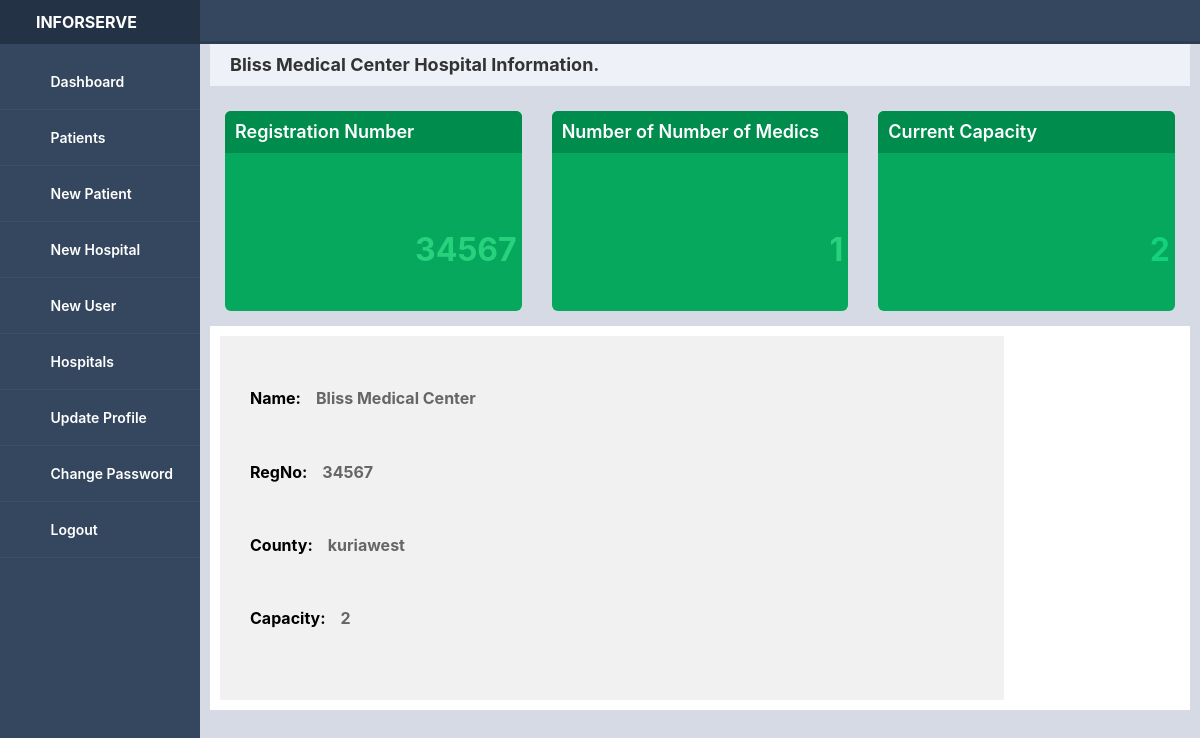
The app's page /single-hospital.php?hospital_id=2 (signed in) with its own data.
### tables this page shows
CREATE TABLE `hospitals` (
  `id` bigint(20) UNSIGNED NOT NULL,
  `hospital_name` varchar(255) NOT NULL,
  `reg_number` int(11) NOT NULL,
  `subcounty` varchar(255) NOT NULL,
  `created_at` varchar(50) DEFAULT NULL
);

### single-hospital.php (the view, shortened to what this page needs)
<?php
include('includes/dbconnection.php');
if (strlen($_SESSION['sessionid']==0))
{
    header('location:logout.php');
}
else
{
    $hospital_id = $_GET['hospital_id'];
    $query = "SELECT * FROM hospitals WHERE id ='$hospital_id'";
    $result = mysqli_query($con,$query);
    while($row = mysqli_fetch_assoc($result)){
        $name = $row['hospital_name'];
        $regNo = $row['reg_number'];
        $county = $row['subcounty'];
    }
    $patientsquery = "SELECT COUNT(*) FROM patients WHERE hospital_id = $hospital_id";
	$patientsresult = mysqli_query($con,$patientsquery);
    $patientsCount = mysqli_fetch_array($patientsresult)[0];
    $usersquery = "SELECT COUNT(*) FROM tbluser WHERE hospital_id = $hospital_id";
	$usersresult = mysqli_query($con,$usersquery);
	$usersCount = mysqli_fetch_array($usersresult)[0];
    ?>
        <?php include 'includes/header.php';?>
        <div class="main-content">
            <div class="title">
                <?php echo  $name ?> Hospital Information.
            </div>
            <div class="main">
            <div class="widget" style="background-color:    #05A85C">
					<div class="title" style="background-color: #008C4D; color: #fff">Registration  Number</div>
					<i class="fa fa-users fa-5x" style="color: #49DE94"></i>
					<h1 style="margin-left:50%;   bottom: 50px; right: 5px; color:#28D17C;"><?php echo $regNo; ?></h1>
				</div> <div class="widget" style="background-color:    #05A85C">
					<div class="title" style="background-color: #008C4D; color: #fff">Number of Number of Medics</div>
					<i class="fa fa-users fa-5x" style="color: #49DE94"></i>
					<h1 style="margin-left:50%;   bottom: 50px; right: 5px; color:#28D17C;"><?php echo $usersCount; ?></h1>
				</div><div class="widget" style="background-color:    #05A85C">
					<div class="title" style="background-color: #008C4D; color: #fff">Current Capacity</div>
					<i class="fa fa-users fa-5x" style="color: #49DE94"></i>
					<h1 style="margin-left:50%;   bottom: 50px; right: 5px; color:#14D17C;"><?php echo $patientsCount; ?></h1>
				</div>
            <div class="profile">
                    <div class="patient-info">
                        <div class="info-one">
                            <h4>Name: <p><?php echo $name;?></p></h4>
                            <h4>RegNo: <p><?php echo $regNo;?></p></h4>
                            <h4>County: <p ><?php echo $county;?></p></h4>
                            <h4>Capacity: <p><?php echo $patientsCount;?></p></h4>
                        </div>
                    </div>
                </div>
            </div>
        </div>
    <?php include_once('includes/footer.php');?>
   <?php
}
?>

### css/main.css (style rules this page uses)
* { box-sizing: border-box; }
body { margin: 0; padding: 0; font-family: 'Source Sans Pro', sans-serif; background-color: #d5dae5; -webkit-font-smoothing: antialiased; -moz-osx-font-smoothing: grayscale; }
.main-content { padding: 40px; margin-top: 0; padding: 10px; padding-top: 44px; height: 100%; overflow: scroll; }
.main-content .title { background-color: #eef1f7; padding: 10px 20px; font-weight: 700; color: #333; font-size: 18px; }
@media screen and (min-width: 600px) { .main-content { margin-left: 70px; } }
@media screen and (min-width: 800px) { .main-content { margin-left: 200px; } }
.main { display: flex; flex-flow: row wrap; overflow: hidden; }
.widget { flex-basis: 250px; flex-grow: 10; height: 200px; margin: 15px; border-radius: 6px; background-color: #ffffff; position: relative; }
.widget .title { background-color: #eef1f7; padding: 10px; border-top-left-radius: 6px; border-top-right-radius: 6px; color: #617085; font-weight: 600; }
.profile { background-color: #fff; height: 40%; width: 100%; display: flex; }
.profile .patient-info { background-color: rgb(241, 241, 241); height: 100%; width: 80%; margin: 10px; display: flex; }
.profile .patient-info .info-one { background-color: rgb(241, 241, 241); height: 100%; width: 100%; padding: 20px; color: #000!important; }
.profile .patient-info .info-one h4, .info-two h4 { padding: 10px; display: flex; }
.profile .patient-info .info-one h4 p, .info-two h4 p { margin-left: 10px; padding-left: 5px; }

### css/forms.css (style rules this page uses)
p { font-weight: bold; }
div, form, input, select, p { padding: 0; margin: 0; margin-bottom: 10px; width: -webkit-fill-available; outline: none; font-family: -apple-system, BlinkMacSystemFont, "segoe ui", roboto, oxygen, ubuntu, cantarell, "fira sans", "droid sans", "helvetica neue", Arial, sans-serif; color: #666; line-height: 22px; }
h1 { position: absolute; margin: 0; font-size: 32px; color: #fff; z-index: 2; }

### records on screen
hospitals: hospital_name "Bliss Medical Center", reg_number "34567", subcounty "kuriawest"

### other values on screen
$usersCount "1"
$patientsCount "2"
